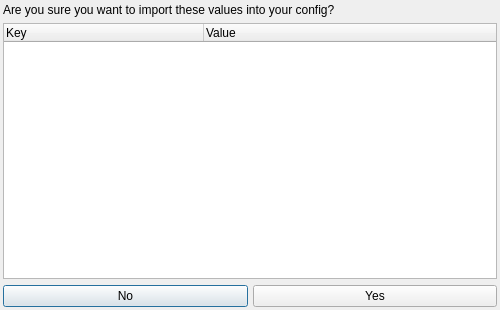
<?xml version="1.0" encoding="UTF-8"?>
<ui version="4.0">
 <class>importer</class>
 <widget class="QDialog" name="importer">
  <property name="geometry">
   <rect>
    <x>0</x>
    <y>0</y>
    <width>500</width>
    <height>310</height>
   </rect>
  </property>
  <property name="windowTitle">
   <string>Import Config</string>
  </property>
  <layout class="QGridLayout" name="gridLayout">
   <property name="leftMargin">
    <number>3</number>
   </property>
   <property name="topMargin">
    <number>3</number>
   </property>
   <property name="rightMargin">
    <number>3</number>
   </property>
   <property name="bottomMargin">
    <number>3</number>
   </property>
   <item row="0" column="0">
    <layout class="QGridLayout" name="base">
     <item row="4" column="0">
      <layout class="QHBoxLayout" name="buttons">
       <property name="spacing">
        <number>5</number>
       </property>
       <property name="leftMargin">
        <number>0</number>
       </property>
       <property name="topMargin">
        <number>0</number>
       </property>
       <item>
        <widget class="QPushButton" name="btnNo">
         <property name="text">
          <string>No</string>
         </property>
        </widget>
       </item>
       <item>
        <widget class="QPushButton" name="btnYes">
         <property name="text">
          <string>Yes</string>
         </property>
        </widget>
       </item>
      </layout>
     </item>
     <item row="3" column="0">
      <widget class="QTreeWidget" name="treChanges">
       <property name="columnCount">
        <number>2</number>
       </property>
       <attribute name="headerDefaultSectionSize">
        <number>200</number>
       </attribute>
       <column>
        <property name="text">
         <string>Key</string>
        </property>
       </column>
       <column>
        <property name="text">
         <string>Value</string>
        </property>
       </column>
      </widget>
     </item>
     <item row="0" column="0">
      <widget class="QLabel" name="lblQuestion">
       <property name="text">
        <string>Are you sure you want to import these values into your config?</string>
       </property>
      </widget>
     </item>
    </layout>
   </item>
  </layout>
 </widget>
 <resources/>
 <connections/>
</ui>
